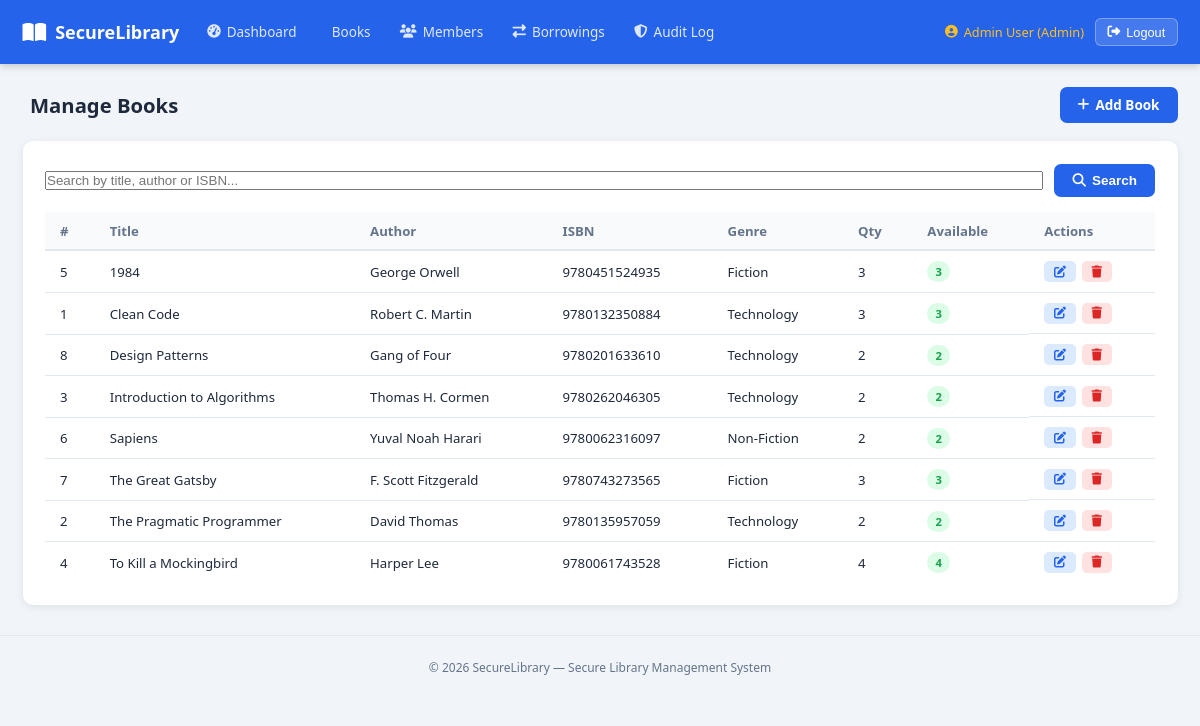
The app's page /admin/books.php (signed in) with its own data.
### tables this page shows
CREATE TABLE IF NOT EXISTS books (
    id           INT UNSIGNED AUTO_INCREMENT PRIMARY KEY,
    title        VARCHAR(200)  NOT NULL,
    author       VARCHAR(150)  NOT NULL,
    isbn         VARCHAR(20)   NOT NULL UNIQUE,
    genre        VARCHAR(80)   NOT NULL,
    quantity     INT UNSIGNED  NOT NULL DEFAULT 1,
    available    INT UNSIGNED  NOT NULL DEFAULT 1,
    created_at   DATETIME      NOT NULL DEFAULT CURRENT_TIMESTAMP,
    updated_at   DATETIME      NOT NULL DEFAULT CURRENT_TIMESTAMP ON UPDATE CURRENT_TIMESTAMP
);

### includes/config.php (called while the page is built, shortened)
<?php
function url(string $path = ''): string
{
    $path = '/' . ltrim($path, '/');
    return APP_BASE_PATH . $path;
}
function e(mixed $value): string
{
    return htmlspecialchars((string)$value, ENT_QUOTES | ENT_HTML5, 'UTF-8');
}
function sanitiseString(string $input, int $maxLen = 255): string
{
    return mb_substr(trim(strip_tags($input)), 0, $maxLen);
}

### admin/books.php (the view, shortened to what this page needs)
<?php
require_once __DIR__ . '/../includes/config.php';
$pdo       = getDB();
$action    = sanitiseString($_GET['action'] ?? 'list', 10);
$genres = ['Fiction', 'Non-Fiction', 'Technology', 'Science', 'History', 'Biography', 'Self-Help', 'Other'];
$formData = [
    'title'    => '',
    'author'   => '',
    'isbn'     => '',
    'genre'    => '',
    'quantity' => 1,
];
$books = [];
$book  = null;
if ($action === 'list' || $action === '') {
    $search = sanitiseString($_GET['q'] ?? '', 100);
    if ($search !== '') {
        $stmt = $pdo->prepare(
            'SELECT * FROM books
             WHERE title LIKE ? OR author LIKE ? OR isbn LIKE ?
             ORDER BY title'
        );
        $like = "%$search%";
        $stmt->execute([$like, $like, $like]);
    } else {
        $stmt = $pdo->query('SELECT * FROM books ORDER BY title');
    }
    $books = $stmt->fetchAll();
}
include __DIR__ . '/../includes/header.php';
?>
<div class="page-header">
  <h2><i class="fa fa-books"></i> Manage Books</h2>
  <?php if ($action === 'list'): ?>
    <a href="?action=add" class="btn-primary"><i class="fa fa-plus"></i> Add Book</a>
  <?php endif; ?>
</div>
<?php if ($action === 'add' || $action === 'edit'): ?>
<div class="section-box">
  <h3><?= $action === 'add' ? 'Add New Book' : 'Edit Book' ?></h3>
  <form method="POST" action="<?= e(url('/admin/books.php')) ?>" id="bookForm">
    <?= csrfField() ?>
    <input type="hidden" name="post_action" value="<?= e($action) ?>">
    <?php if ($action === 'edit' && $book): ?>
      <input type="hidden" name="book_id" value="<?= (int)$book['id'] ?>">
    <?php endif; ?>
    <div class="form-grid">
      <div class="form-group">
        <label>Title *</label>
        <input
          type="text"
          name="title"
          maxlength="200"
          required
          value="<?= e($formData['title']) ?>"
          placeholder="Book title"
        >
      </div>
      <div class="form-group">
        <label>Author *</label>
        <input
          type="text"
          name="author"
          maxlength="150"
          required
          value="<?= e($formData['author']) ?>"
          placeholder="Author name"
        >
      </div>
      <div class="form-group">
        <label>ISBN *</label>
        <input
          type="text"
          name="isbn"
          maxlength="20"
          required
          value="<?= e($formData['isbn']) ?>"
          placeholder="ISBN-13"
        >
      </div>
      <div class="form-group">
        <label>Genre *</label>
        <select name="genre" required>
          <option value="">-- Select Genre --</option>
          <?php foreach ($genres as $g): ?>
            <option value="<?= e($g) ?>" <?= $formData['genre'] === $g ? 'selected' : '' ?>>
              <?= e($g) ?>
            </option>
          <?php endforeach; ?>
        </select>
      </div>
      <div class="form-group">
        <label>Quantity *</label>
        <input
          type="number"
          name="quantity"
          min="1"
          max="100"
          required
          value="<?= (int)$formData['quantity'] ?>"
        >
      </div>
    </div>
    <div class="form-actions">
      <button type="submit" class="btn-primary">
        <i class="fa fa-save"></i> <?= $action === 'add' ? 'Add Book' : 'Update Book' ?>
      </button>
      <a href="<?= e(url('/admin/books.php')) ?>" class="btn-secondary">Cancel</a>
    </div>
  </form>
</div>
<?php else: ?>
<div class="section-box">
  <form method="GET" action="<?= e(url('/admin/books.php')) ?>" class="search-bar">
    <input
      type="text"
      name="q"
      placeholder="Search by title, author or ISBN..."
      value="<?= isset($_GET['q']) ? e(sanitiseString($_GET['q'])) : '' ?>"
    >
    <button type="submit" class="btn-primary"><i class="fa fa-search"></i> Search</button>
  </form>
  <table class="data-table">
    <thead>
      <tr>
        <th>#</th>
        <th>Title</th>
        <th>Author</th>
        <th>ISBN</th>
        <th>Genre</th>
        <th>Qty</th>
        <th>Available</th>
        <th>Actions</th>
      </tr>
    </thead>
    <tbody>
      <?php foreach ($books as $b): ?>
      <tr>
        <td><?= (int)$b['id'] ?></td>
        <td><?= e($b['title']) ?></td>
        <td><?= e($b['author']) ?></td>
        <td><?= e($b['isbn']) ?></td>
        <td><?= e($b['genre']) ?></td>
        <td><?= (int)$b['quantity'] ?></td>
        <td>
          <span class="badge <?= (int)$b['available'] > 0 ? 'badge-success' : 'badge-danger' ?>">
            <?= (int)$b['available'] ?>
          </span>
        </td>
        <td class="actions">
          <a href="?action=edit&id=<?= (int)$b['id'] ?>" class="btn-sm btn-edit">
            <i class="fa fa-edit"></i>
          </a>
          <form
            method="POST"
            action="<?= e(url('/admin/books.php')) ?>"
            style="display:inline"
            onsubmit="return confirm('Delete this book permanently?')"
          >
            <button type="submit" class="btn-sm btn-delete">
              <i class="fa fa-trash"></i>
            </button>
          </form>
        </td>
      </tr>
      <?php endforeach; ?>
    </tbody>
  </table>
</div>
<?php endif; ?>
<?php include __DIR__ . '/../includes/footer.php'; ?>

### includes/header.php (shortened to what this page needs)
<?php
$role = $_SESSION['role'] ?? 'guest';
$name = $_SESSION['name'] ?? '';
$basePath = rtrim(dirname($_SERVER['SCRIPT_NAME'], 2), '/\\');
$assetCssPath = $basePath . '/public/css/style.css';
$logoutPath   = $basePath . '/auth/logout.php';
$dashboardPath    = '#';
$booksPath        = '#';
$membersPath      = '#';
$borrowingsPath   = '#';
$auditPath        = '#';
$memberHomePath   = '#';
$browsePath       = '#';
$myBorrowingsPath = '#';
$profilePath      = '#';
if ($role === 'admin') {
    $dashboardPath  = $basePath . '/admin/dashboard.php';
    $booksPath      = $basePath . '/admin/books.php';
    $membersPath    = $basePath . '/admin/members.php';
    $borrowingsPath = $basePath . '/admin/borrowings.php';
    $auditPath      = $basePath . '/admin/audit.php';
    $profilePath    = $basePath . '/admin/profile.php';
} elseif ($role === 'member') {
    $memberHomePath   = $basePath . '/member/dashboard.php';
    $browsePath       = $basePath . '/member/browse.php';
    $myBorrowingsPath = $basePath . '/member/my_borrowings.php';
    $profilePath      = $basePath . '/member/profile.php';
}
?>
<!DOCTYPE html>
<html lang="en">
<head>
  <link rel="stylesheet" href="<?= e($assetCssPath) ?>">
  <link rel="stylesheet" href="https://cdnjs.cloudflare.com/ajax/libs/font-awesome/6.4.0/css/all.min.css">
</head>
<body>
<nav class="navbar">
  <div class="nav-brand">
    <i class="fa fa-book-open"></i>
    <span><?= e(APP_NAME) ?></span>
  </div>
  <ul class="nav-links">
    <?php if ($role === 'admin'): ?>
      <li><a href="<?= e($dashboardPath) ?>"><i class="fa fa-tachometer-alt"></i> Dashboard</a></li>
      <li><a href="<?= e($booksPath) ?>"><i class="fa fa-books"></i> Books</a></li>
      <li><a href="<?= e($membersPath) ?>"><i class="fa fa-users"></i> Members</a></li>
      <li><a href="<?= e($borrowingsPath) ?>"><i class="fa fa-exchange-alt"></i> Borrowings</a></li>
      <li><a href="<?= e($auditPath) ?>"><i class="fa fa-shield-alt"></i> Audit Log</a></li>
    <?php elseif ($role === 'member'): ?>
      <li><a href="<?= e($memberHomePath) ?>"><i class="fa fa-home"></i> Home</a></li>
      <li><a href="<?= e($browsePath) ?>"><i class="fa fa-search"></i> Browse Books</a></li>
      <li><a href="<?= e($myBorrowingsPath) ?>"><i class="fa fa-book"></i> My Borrowings</a></li>
    <?php endif; ?>
  </ul>
  <div class="nav-user">
    <a href="<?= e($profilePath) ?>" class="user-badge <?= e($role) ?>"
       style="text-decoration:none; cursor:pointer;" title="My Profile">
      <i class="fa fa-user-circle"></i> <?= e($name) ?> (<?= e(ucfirst($role)) ?>)
    </a>
    <form method="POST" action="<?= e($logoutPath) ?>" style="display:inline">
      <button type="submit" class="btn-logout">
        <i class="fa fa-sign-out-alt"></i> Logout
      </button>
    </form>
  </div>
</nav>
<main class="main-content">

### includes/footer.php (shortened to what this page needs)
</main>
<footer class="site-footer">
  <p>&copy; <?= date('Y') ?> <?= e(APP_NAME) ?> &mdash; Secure Library Management System</p>
</footer>
</body>
</html>

### public/css/style.css (style rules this page uses)
:root { --primary: #2563eb; --primary-d: #1d4ed8; --secondary: #64748b; --success: #16a34a; --warning: #d97706; --danger: #dc2626; --info: #0891b2; --bg: #f1f5f9; --card-bg: #ffffff; --text: #1e293b; --text-light: #64748b; --border: #e2e8f0; --shadow: 0 2px 8px rgba(0,0,0,.08); --radius: 10px; --nav-h: 64px; }
*, *::before, *::after { box-sizing: border-box; margin: 0; padding: 0; }
html { font-size: 15px; }
body { font-family: 'Segoe UI', system-ui, -apple-system, sans-serif; background: var(--bg); color: var(--text); min-height: 100vh; }
a { color: var(--primary); text-decoration: none; }
.navbar { position: sticky; top: 0; z-index: 100; height: var(--nav-h); background: var(--primary); color: #fff; display: flex; align-items: center; gap: 1rem; padding: 0 1.5rem; box-shadow: 0 2px 8px rgba(0,0,0,.2); }
.nav-brand { display: flex; align-items: center; gap: .6rem; font-size: 1.2rem; font-weight: 700; white-space: nowrap; }
.nav-brand i { font-size: 1.4rem; }
.nav-links { display: flex; list-style: none; gap: .25rem; flex: 1; }
.nav-links a { color: rgba(255,255,255,.85); padding: .45rem .85rem; border-radius: 6px; font-size: .9rem; display: flex; align-items: center; gap: .4rem; transition: background .15s; }
.nav-user { display: flex; align-items: center; gap: .75rem; margin-left: auto; white-space: nowrap; }
.user-badge { font-size: .85rem; color: rgba(255,255,255,.9); display: flex; align-items: center; gap: .4rem; }
.user-badge.admin { color: #fbbf24; }
.btn-logout { background: rgba(255,255,255,.15); border: 1px solid rgba(255,255,255,.3); color: #fff; padding: .35rem .75rem; border-radius: 6px; cursor: pointer; font-size: .85rem; display: flex; align-items: center; gap: .4rem; transition: background .15s; }
.main-content { max-width: 1200px; margin: 1.5rem auto; padding: 0 1.5rem; }
.site-footer { text-align: center; color: var(--text-light); font-size: .8rem; padding: 1.5rem; margin-top: 2rem; border-top: 1px solid var(--border); }
.page-header { display: flex; align-items: center; justify-content: space-between; margin-bottom: 1.25rem; flex-wrap: wrap; gap: .5rem; }
.page-header h2 { font-size: 1.35rem; color: var(--text); display: flex; align-items: center; gap: .5rem; }
.section-box { background: var(--card-bg); border-radius: var(--radius); padding: 1.5rem; margin-bottom: 1.5rem; box-shadow: var(--shadow); }
.btn-primary, .btn-secondary, .btn-success, .btn-danger, .btn-warning { padding: .6rem 1.2rem; border-radius: 7px; border: none; font-size: .9rem; font-weight: 600; cursor: pointer; display: inline-flex; align-items: center; gap: .4rem; transition: filter .15s, transform .1s; text-decoration: none; }
.btn-primary { background: var(--primary); color: #fff; }
.btn-sm { padding: .3rem .65rem; border-radius: 5px; border: none; cursor: pointer; font-size: .8rem; display: inline-flex; align-items: center; gap: .3rem; }
.btn-edit { background: #dbeafe; color: var(--primary); }
.btn-delete { background: #fee2e2; color: var(--danger); }
.data-table { width: 100%; border-collapse: collapse; font-size: .88rem; }
.data-table th { text-align: left; padding: .65rem 1rem; background: #f8fafc; font-weight: 700; color: var(--text-light); border-bottom: 2px solid var(--border); white-space: nowrap; }
.data-table td { padding: .65rem 1rem; border-bottom: 1px solid var(--border); vertical-align: middle; }
.data-table tr:last-child td { border-bottom: none; }
.actions { display: flex; gap: .4rem; align-items: center; }
td.actions { white-space: nowrap; }
.badge { display: inline-block; padding: .2rem .55rem; border-radius: 99px; font-size: .75rem; font-weight: 700; white-space: nowrap; }
.badge-success { background: #dcfce7; color: var(--success); }
.search-bar { display: flex; gap: .75rem; align-items: center; margin-bottom: 1rem; flex-wrap: wrap; }
.search-bar input[type=text], .search-bar input[type=email] { flex: 1; min-width: 180px; margin: 0; }

### records on screen
books: id "5", title "1984", author "George Orwell", isbn "9780451524935", genre "Fiction", quantity "3", available "3"
books: id "1", title "Clean Code", author "Robert C. Martin", isbn "9780132350884", genre "Technology", quantity "3", available "3"
books: id "8", title "Design Patterns", author "Gang of Four", isbn "9780201633610", genre "Technology", quantity "2", available "2"
books: id "3", title "Introduction to Algorithms", author "Thomas H. Cormen", isbn "9780262046305", genre "Technology", quantity "2", available "2"
books: id "6", title "Sapiens", author "Yuval Noah Harari", isbn "9780062316097", genre "Non-Fiction", quantity "2", available "2"
books: id "7", title "The Great Gatsby", author "F. Scott Fitzgerald", isbn "9780743273565", genre "Fiction", quantity "3", available "3"
books: id "2", title "The Pragmatic Programmer", author "David Thomas", isbn "9780135957059", genre "Technology", quantity "2", available "2"
books: id "4", title "To Kill a Mockingbird", author "Harper Lee", isbn "9780061743528", genre "Fiction", quantity "4", available "4"

### other values on screen
APP_NAME "SecureLibrary"
$name "Admin User"
$role "Admin"
